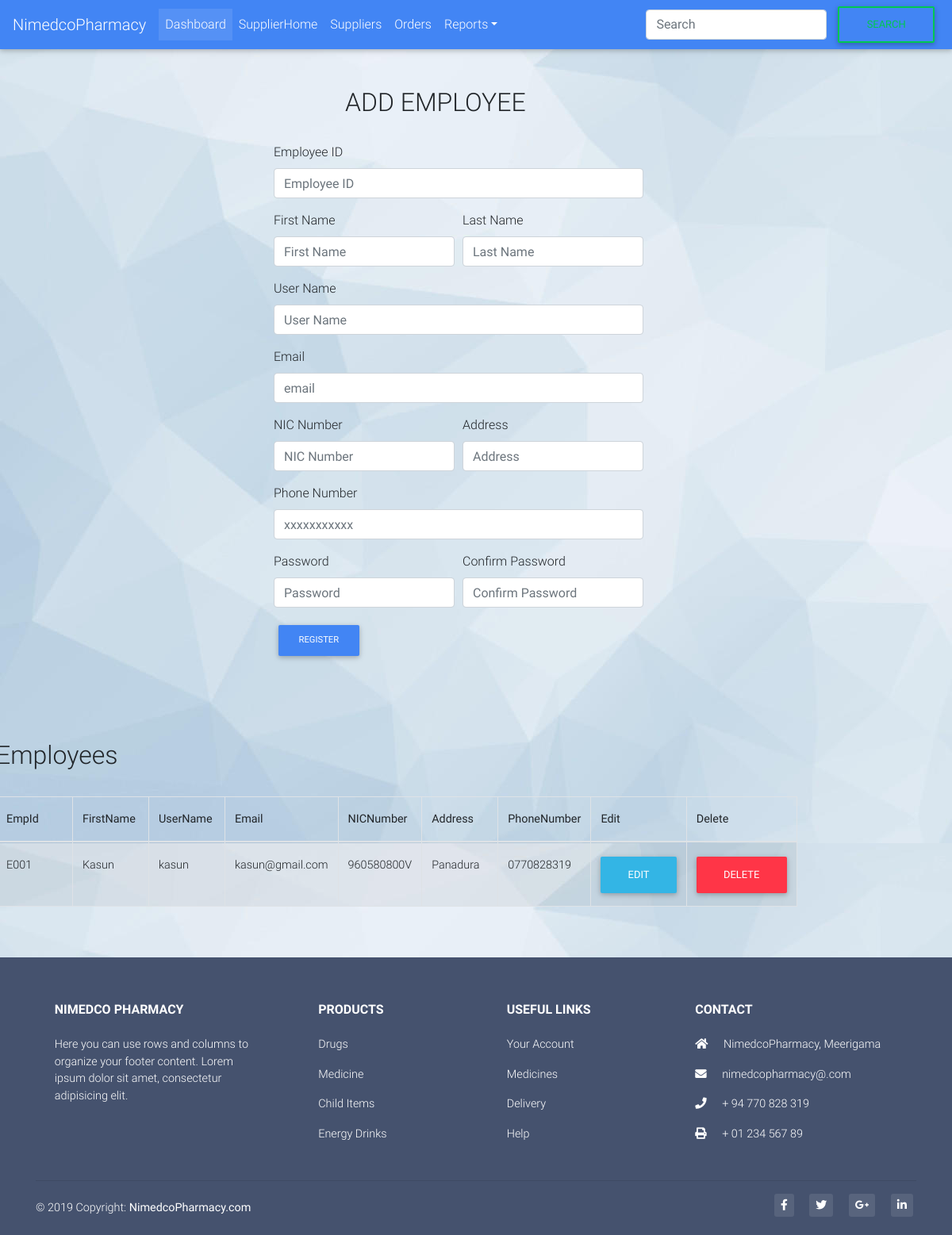
Page /addEmployee.php on the committed database.
### tables this page shows
CREATE TABLE `employee` (
  `id` int(20) NOT NULL,
  `EmpId` varchar(20) NOT NULL,
  `FirstName` varchar(100) NOT NULL,
  `LastName` varchar(100) NOT NULL,
  `UserName` varchar(50) NOT NULL,
  `Email` varchar(100) NOT NULL,
  `NICNumber` varchar(20) NOT NULL,
  `Address` varchar(100) NOT NULL,
  `PhoneNumber` varchar(20) NOT NULL,
  `Password` varchar(50) NOT NULL
);

### addEmployee_process.php (called while the page is built, shortened)
<?php
$update = false;
$EmpId = '';
$FirstName = '';
$LastName = '';
$UserName = '';
$Email = '';
$NICNumber = '';
$Address = '';
$PhoneNumber = '';
$Password = '';
?>

### addEmployee.php (the view, shortened to what this page needs)
<!DOCTYPE html>
<html lang="en">
<head>
  <link rel="stylesheet" href="https://use.fontawesome.com/releases/v5.8.2/css/all.css">
  <link href="css/bootstrap.min.css" rel="stylesheet">
  <link href="css/mdb.min.css" rel="stylesheet">
  <link href="css/style.css" rel="stylesheet">
      <link rel="stylesheet" type="text/css" href="https://cdn.datatables.net/v/bs4/dt-1.10.18/datatables.min.css"/>
  <link rel="stylesheet" href="https://use.fontawesome.com/releases/v5.8.2/css/all.css">
</head>
<body background="bg3.jpg">
<nav class="navbar navbar-expand-lg navbar-dark primary-color">
    <a class="navbar-brand" href="index.html">NimedcoPharmacy</a>
    <div class="collapse navbar-collapse" id="basicExampleNav">
      <ul class="navbar-nav mr-auto">
        <li class="nav-item active">
          <a class="nav-link" href="Dashboard.php">Dashboard
          </a>
        </li>
        <li class="nav-item">
          <a class="nav-link" href="Supplier.php">SupplierHome</a>
        </li>
        <li class="nav-item">
          <a class="nav-link" href="registerSupplier.php">Suppliers</a>
        </li>
        <li class="nav-item">
          <a class="nav-link" href="Orders.php">Orders</a>
        </li>
        <li class="nav-item dropdown">
          <a class="nav-link dropdown-toggle" id="navbarDropdownMenuLink" data-toggle="dropdown"
            aria-haspopup="true" aria-expanded="false">Reports</a>
        </li>
      </ul>
      <form class="form-inline my-2 my-lg-0 align-self-stretch">
          <input class="form-control mr-sm-2" type="search" placeholder="Search" aria-label="Search">
          <button class="btn btn-outline-success my-2 my-sm-0" type="submit">Search</button>
        </form>
    </div>
  </nav>
  <br><br>
  <div class="container">
    <div class="row"  style="margin-left:300px;">
      <div><h2 style="margin-left:90px;">ADD EMPLOYEE</h2>
        <br>
        <?php require_once 'addEmployee_process.php';?>
        <form id="addEmployee" method="POST" action="addEmployee_process.php">
         <div class="form-group">
            <label for="EmpId">Employee ID</label>
            <input type="text" class="form-control" id="EmpId" value="<?php echo $EmpId;?>" placeholder="Employee ID" name="EmpId">
          </div>
          <div class="form-row" >
            <div class="form-group col-md-6">
              <label for="FirstName">First Name</label>
              <input type="text" class="form-control" id="FirstName" value="<?php echo $FirstName; ?>" placeholder="First Name" name="FirstName" >
            </div>
            <div class="form-group col-md-6">
              <label for="LastName">Last Name</label>
              <input type="text" class="form-control" id="LastName" value="<?php echo $LastName;?>" placeholder="Last Name" name="LastName">
            </div>
          </div>
          <div class="form-group">
            <label for="UserName">User Name</label>
            <input type="text" class="form-control" id="UserName" value="<?php echo $UserName;?>" placeholder="User Name" name="UserName">
          </div>
          <div class="form-group">
            <label for="Email">Email</label>
            <input type="email" class="form-control" id="Email" value="<?php echo $Email;?>" placeholder="email" name="Email">
          </div>
          <div class="form-row">
            <div class="form-group col-md-6">
              <label for="NICNumber">NIC Number</label>
              <input type="text" class="form-control" id="NICNumber" value="<?php echo $NICNumber;?>" placeholder="NIC Number" name="NICNumber">
            </div>
            <div class="form-group col-md-6">
              <label for="Address">Address</label>
              <input type="text" class="form-control" id="Address" value="<?php echo $Address;?>" placeholder="Address" name="Address">
            </div>
          </div>
          <div class="form-group">
            <label for="PhoneNumber">Phone Number</label>
            <input type="text" class="form-control" id="PhoneNumber" value="<?php echo $PhoneNumber;?>" placeholder="xxxxxxxxxxx" name="PhoneNumber">
          </div>
          <div class="form-row">
            <div class="form-group col-md-6">
              <label for="Password">Password</label>
              <input type="password" class="form-control" id="Password" value="<?php echo $Password;?>" placeholder="Password" name="Password">
            </div>
            <div class="form-group col-md-6">
              <label for="ConfirmPassword">Confirm Password</label>
              <input type="password" class="form-control" id="ConfirmPassword" value="" placeholder="Confirm Password" name="ConfirmPassword">
            </div>
          </div>
          <?php
          if ($update == true):
          ?>
          <a href="addEmployee.php"><button type="submit" class="btn btn-primary btn-md" onclick="javascript: return validateaddEmployee();" name="UPDATE">UPDATE</button></a>
          <?php else: ?>
          <a href="addEmployee.php"><button type="submit" class="btn btn-primary btn-md" onclick="javascript: return validateaddEmployee();" name="REGISTER">REGISTER</button></a>
          <?php endif; ?>
        </form>
        </div>
      <br><br>
      <div style="margin-left:-350px;margin-top:100px"><h2>Employees</h2>
        <br>
        <?php
          $mysqli = new mysqli('localhost', 'root', '', 'supplier') or die (mysqli_error($mysqli));
          $result = $mysqli->query("SELECT * FROM employee") or die($mysqli->error);
          ?>
        <table id="dtBasicExample" class="table table-striped table-bordered" cellspacing="0" width="100%">
            <thead>
              <tr>
                <th class="th-sm">EmpId
                </th>
                <th class="th-sm">FirstName
                </th>
                <th class="th-sm">UserName
                </th>
                <th class="th-sm">Email
                </th>
                <th class="th-sm">NICNumber
                </th>
                <th class="th-sm">Address
                </th>
                <th class="th-sm">PhoneNumber
                </th>
                <th class="th-sm">Edit
                </th>
                <th class="th-sm">Delete
                </th>
              </tr>
            </thead>
            <?php
              while ($row = $result->fetch_assoc()):?>
              <tr>
                  <td><?php echo $row['EmpId']; ?></td>
                  <td><?php echo $row['FirstName']; ?></td>
                  <td><?php echo $row['UserName']; ?></td>
                  <td><?php echo $row['Email']; ?></td>
                  <td><?php echo $row['NICNumber']; ?></td>
                  <td><?php echo $row['Address']; ?></td>
                  <td><?php echo $row['PhoneNumber']; ?></td>
                  <td><a href="addEmployee.php?edit=<?php echo $row['id']; ?>" class="btn btn-info">Edit</a></td>
                  <td><a href="addEmployee_process.php?delete=<?php echo $row['id']; ?>" class="btn btn-danger">Delete</a></td>
              </tr>
                  <?php endwhile; ?>
            </table>
      </div>
    </div>
  </div>
<br>
<br>
<footer class="page-footer font-small mdb-color pt-4">
  <div class="container text-center text-md-left">
    <div class="row text-center text-md-left mt-3 pb-3">
      <div class="col-md-3 col-lg-3 col-xl-3 mx-auto mt-3">
        <h6 class="text-uppercase mb-4 font-weight-bold">Nimedco Pharmacy</h6>
        <p>Here you can use rows and columns to organize your footer content. Lorem ipsum dolor sit amet,
          consectetur
          adipisicing elit.</p>
      </div>
      <div class="col-md-2 col-lg-2 col-xl-2 mx-auto mt-3">
        <h6 class="text-uppercase mb-4 font-weight-bold">Products</h6>
        <p>
          <a href="#!">Drugs</a>
        </p>
        <p>
          <a href="#!">Medicine</a>
        </p>
        <p>
          <a href="#!">Child Items</a>
        </p>
        <p>
          <a href="#!">Energy Drinks</a>
        </p>
      </div>
      <div class="col-md-3 col-lg-2 col-xl-2 mx-auto mt-3">
        <h6 class="text-uppercase mb-4 font-weight-bold">Useful links</h6>
        <p>
          <a href="#!">Your Account</a>
        </p>
        <p>
          <a href="#!">Medicines</a>
        </p>
        <p>
          <a href="#!">Delivery</a>
        </p>
        <p>
          <a href="#!">Help</a>
        </p>
      </div>
      <div class="col-md-4 col-lg-3 col-xl-3 mx-auto mt-3">
        <h6 class="text-uppercase mb-4 font-weight-bold">Contact</h6>
        <p>
          <i class="fas fa-home mr-3"></i> NimedcoPharmacy, Meerigama</p>
        <p>
          <i class="fas fa-envelope mr-3"></i> nimedcopharmacy@.com</p>
        <p>
          <i class="fas fa-phone mr-3"></i> + 94 770 828 319</p>
        <p>
          <i class="fas fa-print mr-3"></i> + 01 234 567 89</p>
      </div>
    </div>
    <hr>
    <div class="row d-flex align-items-center">
      <div class="col-md-7 col-lg-8">
        <p class="text-center text-md-left">© 2019 Copyright:
          <a href="https://mdbootstrap.com/education/bootstrap/">
            <strong> NimedcoPharmacy.com</strong>
          </a>
        </p>
      </div>
      <div class="col-md-5 col-lg-4 ml-lg-0">
        <div class="text-center text-md-right">
          <ul class="list-unstyled list-inline">
            <li class="list-inline-item">
              <a class="btn-floating btn-sm rgba-white-slight mx-1">
                <i class="fab fa-facebook-f"></i>
              </a>
            </li>
            <li class="list-inline-item">
              <a class="btn-floating btn-sm rgba-white-slight mx-1">
                <i class="fab fa-twitter"></i>
              </a>
            </li>
            <li class="list-inline-item">
              <a class="btn-floating btn-sm rgba-white-slight mx-1">
                <i class="fab fa-google-plus-g"></i>
              </a>
            </li>
            <li class="list-inline-item">
              <a class="btn-floating btn-sm rgba-white-slight mx-1">
                <i class="fab fa-linkedin-in"></i>
              </a>
            </li>
          </ul>
        </div>
      </div>
    </div>
  </div>
</footer>
</body>
</html>

### rows in the picture
employee: EmpId "E001", FirstName "Kasun", UserName "kasun", Email "kasun@gmail.com", NICNumber "960580800V", Address "Panadura", PhoneNumber "0770828319"
